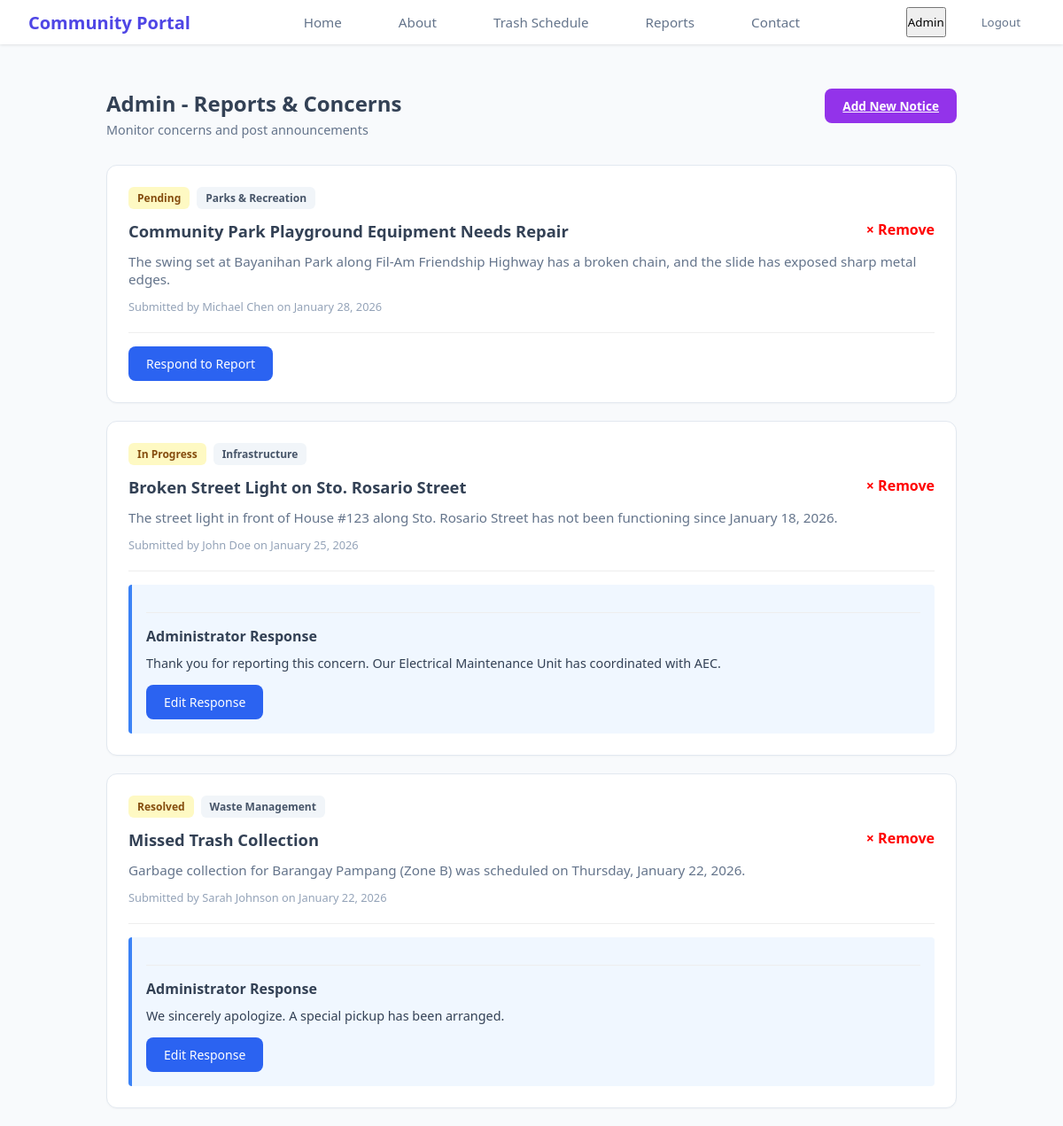
The app's page /admin/admin_reports.php with its own data.
### tables this page shows
CREATE TABLE `reports` (
  `report_id` int(11) NOT NULL,
  `report_name` varchar(100) NOT NULL,
  `report_title` varchar(200) NOT NULL,
  `report_tag` varchar(50) NOT NULL,
  `report_content` text NOT NULL,
  `report_submitted` timestamp NOT NULL DEFAULT current_timestamp(),
  `status` varchar(20) DEFAULT 'Pending',
  `admin_note` text DEFAULT NULL,
  `admin_resolved` timestamp NULL DEFAULT NULL
);

### admin/admin_reports.php (the view, shortened to what this page needs)
<?php
include "../includes/admin_header.php";
?>
<!DOCTYPE html>
<html lang="en">
    <head>
        <link rel="stylesheet" href="../css/member_reports.css">
    </head>
    <body>
        <div class="content-wrapper">
            <div class="container">
                <div class="page-header">
                    <div class="header-content">
                        <h1>Admin - Reports & Concerns</h1>
                        <p class="subtitle">Monitor concerns and post announcements</p>
                    </div>
                    <?php if (!isset($_GET['show_form'])): ?>
                        <a href="?show_form=true" class="btn-submit">Add New Notice</a>
                    <?php endif; ?>
                </div>
                <main class="report-list">
                    <?php
                        $query = "SELECT * FROM reports ORDER BY report_submitted DESC";
                        $result = mysqli_query($conn, $query);
                        while($report = mysqli_fetch_assoc($result)) {
                            $isAnnouncement = ($report['report_tag'] == 'Announcement');
                    ?>
                    <article class="report-card">
                        <div class="badge-container">
                            <?php if(!$isAnnouncement): ?>
                                <span class="badge status-pending"><?php echo $report['status']; ?></span>
                            <?php endif; ?>
                            <span class="badge tag"><?php echo $report['report_tag']; ?></span>
                        </div>
                            <a href="?delete_id=<?php echo $report['report_id']; ?>" onclick="return confirm('Remove this item?')" class="remove-option" >&times; Remove</a>
                                <h2><?php echo htmlspecialchars($report['report_title']); ?></h2>
                                <p class="report-text"><?php echo htmlspecialchars($report['report_content']); ?></p>
                        <div class="author-meta">
                            Submitted by <?php echo htmlspecialchars($report['report_name']); ?> on <?php echo date("F j, Y", strtotime($report['report_submitted'])); ?>
                        </div>
                        <div class="response-container">
                            <?php
                            if( (empty($report['admin_note']) && isset($_GET['reply_to']) && $_GET['reply_to'] == $report['report_id']) ||
                                (!empty($report['admin_note']) && isset($_GET['edit_id']) && $_GET['edit_id'] == $report['report_id']) ):
                            ?>
                                <form method="POST">
                                    <input type="hidden" name="report_id" value="<?php echo $report['report_id']; ?>">
                                    <?php if(!$isAnnouncement): ?>
                                        <label>Set Status: </label>
                                        <select name="txt_status" class="status-select">
                                            <option value="Pending" <?php if($report['status'] == 'Pending') echo 'selected'; ?>>Pending</option>
                                            <option value="In Progress" <?php if($report['status'] == 'In Progress') echo 'selected'; ?>>In Progress</option>
                                            <option value="Resolved" <?php if($report['status'] == 'Resolved') echo 'selected'; ?>>Resolved</option>
                                        </select>
                                    <?php endif; ?>
                                    <textarea name="txt_admin_response" class="response-textarea" placeholder="<?php echo $isAnnouncement ? 'Add more to announcement...' : 'Type your response here...'; ?>" rows="3" required><?php echo htmlspecialchars($report['admin_note']); ?></textarea>
                                    <div class="admin-actions">
                                        <button type="submit" name="btn_send_response" class="btn-send">
                                            <?php echo $isAnnouncement ? 'Update Announcement' : 'Send Response'; ?>
                                        </button>
                                        <a href="admin_reports.php" class="btn-cancel">Cancel</a>
                                    </div>
                                </form>
                            <?php elseif(empty($report['admin_note'])): ?>
                                <a href="?reply_to=<?php echo $report['report_id']; ?>" class="btn-respond-trigger">
                                    <?php if($isAnnouncement): ?>
                                        Add more announcement
                                    <?php else: ?>
                                        Respond to Report
                                    <?php endif; ?>
                                </a>
                            <?php else: ?>
                                <section class="admin-reply">
                                    <hr>
                                    <h3>
                                        <?php echo $isAnnouncement ? 'Additional Information' : 'Administrator Response'; ?>
                                    </h3>
                                    <p><?php echo htmlspecialchars($report['admin_note']); ?></p>
                                    <div>
                                        <a href="?edit_id=<?php echo $report['report_id']; ?>" class="btn-respond-trigger">
                                            <?php echo $isAnnouncement ? 'Continue announcement' : 'Edit Response'; ?>
                                        </a>
                                    </div>
                                </section>
                            <?php endif; ?>
                        </div>
                    </article>
                    <?php } ?>
                </main>
            </div>
        </div>
    </body>
</html>

### css/header.css (style rules this page uses)
* { margin: 0; padding: 0; box-sizing: border-box; font-family: 'Segoe UI', Tahoma, Geneva, Verdana, sans-serif; }
body { background-color: #f8fafc; color: #334155; }

### css/member_reports.css (style rules this page uses)
html, body { margin: 0; padding: 0; }
:root { --primary-purple: #9333ea; --bg-gray: #f8fafc; --card-white: #ffffff; --border-gray: #e2e8f0; --text-dark: #1e293b; --text-muted: #64748b; --link-blue: #3b82f6; --reply-bg: #f0f7ff; }
.content-wrapper { padding-top: 100px; background-color: var(--bg-gray); min-height: 100vh; }
.page-header { display: flex; justify-content: space-between; align-items: flex-start; margin-bottom: 30px; }
.container { max-width: 1000px; margin: 0 auto; padding: 0 20px; width: 100%; }
h1 { font-size: 1.5rem; margin: 0; font-weight: 700; }
.subtitle { color: var(--text-muted); font-size: 0.9rem; margin: 4px 0 0 0; }
.btn-submit { background-color: var(--primary-purple); color: white; border: none; padding: 10px 20px; border-radius: 8px; font-weight: 600; cursor: pointer; font-size: 0.85rem; transition: opacity 0.2s; }
.remove-option { float: right; color:red; text-decoration:none; font-weight:bold; }
.report-card { background: var(--card-white); border: 1px solid var(--border-gray); border-radius: 12px; padding: 24px; margin-bottom: 20px; box-shadow: 0 1px 2px rgba(0,0,0,0.03); }
.badge-container { display: flex; gap: 8px; margin-bottom: 12px; }
.badge { padding: 4px 10px; border-radius: 6px; font-size: 0.75rem; font-weight: 600; }
.status-pending { background: #fef9c3; color: #854d0e; }
.tag { background: #f1f5f9; color: #475569; }
.report-card h2 { font-size: 1.15rem; margin: 0 0 12px 0; }
.report-text { font-size: 0.95rem; color: var(--text-muted); margin-bottom: 12px; }
.author-meta { font-size: 0.8rem; color: #94a3b8; margin-bottom: 20px; }
.admin-reply { background-color: var(--reply-bg); border-left: 4px solid var(--link-blue); padding: 16px; border-radius: 4px; }
.admin-reply h3 { font-size:1rem; margin-bottom:10px; }
.admin-reply hr { border:0; border-top:1px solid #eee; margin:15px 0; }
.admin-reply p { font-size: 0.9rem; margin: 0 0 8px 0; color: #334155; }
.admin-reply div { margin-top:15px; }
.btn-respond-trigger { background-color: #2b63f1; color: white; padding: 10px 20px; border-radius: 8px; text-decoration: none; display: inline-block; font-size: 14px; }
.response-container { margin-top:20px; border-top: 1px solid #eee; padding-top: 15px; }

### records on screen
reports: status "Pending", report_tag "Parks & Recreation", report_title "Community Park Playground Equipment Needs Repair", report_content "The swing set at Bayanihan Park along Fil-Am Friendship Highway has a broken chain, and the slide has exposed sharp metal edges.", report_name "Michael Chen", report_submitted "January 28, 2026", shows "Respond to Report"
reports: status "In Progress", report_tag "Infrastructure", report_title "Broken Street Light on Sto. Rosario Street", report_content "The street light in front of House #123 along Sto. Rosario Street has not been functioning since January 18, 2026.", report_name "John Doe", report_submitted "January 25, 2026", shows "Administrator Response", admin_note "Thank you for reporting this concern. Our Electrical Maintenance Unit has coordinated with AEC.", shows "Edit Response"
reports: status "Resolved", report_tag "Waste Management", report_title "Missed Trash Collection", report_content "Garbage collection for Barangay Pampang (Zone B) was scheduled on Thursday, January 22, 2026.", report_name "Sarah Johnson", report_submitted "January 22, 2026", shows "Administrator Response", admin_note "We sincerely apologize. A special pickup has been arranged.", shows "Edit Response"
